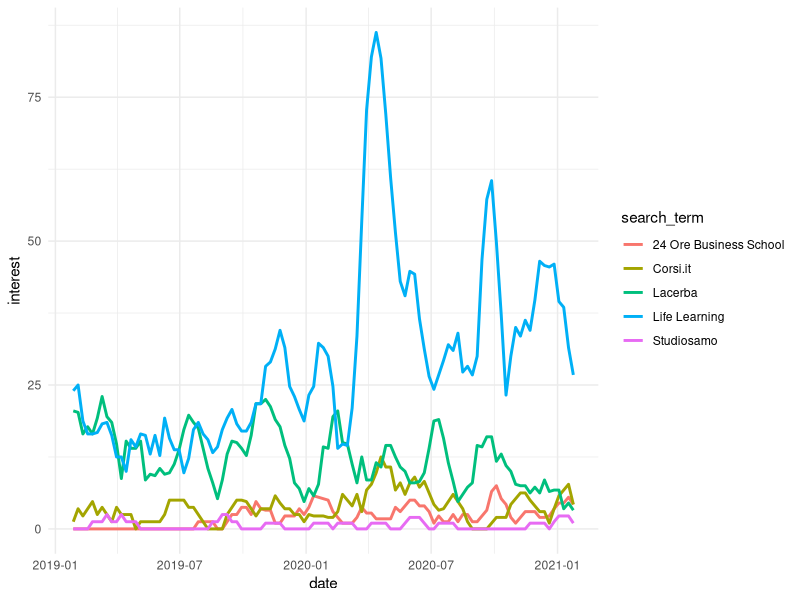

Write R code to recreate this figure. (Note: this script raises an error after producing the figure.)
library(tidyverse)
library(zoo)

trend_1 <- read.csv("Input/trend_1.csv", row.names=NULL)

trend_2 <- read.csv("Input/trend_2.csv", row.names=NULL)

#there is a problem utilizing rolling mean on three weeks because the plot is no more
#in the range zero to one on the interest and this doesn't really make sense

# FIRST PLOT --------------------------------------------------------------

names(trend_1) = c("date", "ORE_BUSINESS_SCHOOL", "LIFE_LEARNING", "LACERBA", "STUDIOSAMO", "CORSI.IT")

# calculating rollmean every four dates aka one month 

trend_1 <- trend_1 %>% mutate(date =  as.Date(date)) %>% 
  mutate(ORE_BUSINESS_SCHOOL= rollmean(ORE_BUSINESS_SCHOOL, 4, fill = NA, align=c("right"))) %>% 
  mutate(LIFE_LEARNING= rollmean(LIFE_LEARNING, 4, fill = NA, align=c("right"))) %>% 
  mutate(LACERBA= rollmean(LACERBA, 4, fill = NA, align=c("right"))) %>% 
  mutate(STUDIOSAMO= rollmean(STUDIOSAMO, 4, fill = NA, align=c("right"))) %>% 
  mutate(CORSI.IT= rollmean(CORSI.IT, 4, fill = NA, align=c("right"))) %>% 
  filter_all(all_vars(!is.na(.)))

# editing dataset to get it in the tidy format 

t1 <- trend_1 %>% 
  select(ORE_BUSINESS_SCHOOL, date) %>% 
  rename(interest = ORE_BUSINESS_SCHOOL) %>% 
  mutate(search_term = "24 Ore Business School")

t2 <- trend_1 %>% 
  select(LIFE_LEARNING, date) %>% 
  rename(interest = LIFE_LEARNING) %>% 
  mutate(search_term = "Life Learning")

t3 <- trend_1 %>% 
  select(LACERBA, date) %>% 
  rename(interest = LACERBA) %>% 
  mutate(search_term = "Lacerba")

t4 <- trend_1 %>% 
  select(STUDIOSAMO, date) %>% 
  rename(interest = STUDIOSAMO) %>% 
  mutate(search_term = "Studiosamo")

t5 <- trend_1 %>% 
  select(CORSI.IT, date) %>% 
  rename(interest = CORSI.IT) %>% 
  mutate(search_term = "Corsi.it")

trend_1 <- bind_rows(t1,t2,t3,t4,t5)

# line plot

ggplot(aes(x = date, y = interest), data = trend_1) +
  geom_line(aes(color = search_term), size = 1) +
  theme_minimal() +
  ggsave("Output/italian_learning_site_gtrend.png",
         width = 10, height = 4, dpi = 300, units = "in", device='png')

# SECOND PLOT --------------------------------------------------------------

names(trend_2) = c("date", "UDEMY", "COURSERA", "LIFE_LEARNING")

# calculating rollmean every four dates aka one month 

trend_2 <- trend_2 %>% mutate(date =  as.Date(date)) %>% 
  mutate(UDEMY= rollmean(UDEMY, 4, fill = NA, align=c("right"))) %>% 
  mutate(COURSERA= rollmean(COURSERA, 4, fill = NA, align=c("right"))) %>% 
  mutate(LIFE_LEARNING= rollmean(LIFE_LEARNING, 4, fill = NA, align=c("right"))) %>% 
  filter_all(all_vars(!is.na(.)))

# editing dataset to get it in the tidy format 

t1 <- trend_2 %>% 
  select(UDEMY, date) %>% 
  rename(interest = UDEMY) %>% 
  mutate(search_term = "Udemy")

t2 <- trend_2 %>% 
  select(COURSERA, date) %>% 
  rename(interest = COURSERA) %>% 
  mutate(search_term = "Coursera")

t3 <- trend_2 %>% 
  select(LIFE_LEARNING, date) %>% 
  rename(interest = LIFE_LEARNING) %>% 
  mutate(search_term = "Life Learning")

trend_2 <- bind_rows(t1,t2,t3)

# line plot

ggplot(aes(x = date, y = interest), data = trend_2) +
  geom_line(aes(color = search_term), size = 1) +
  theme_minimal() +
  ggsave("Output/overall_learning_site_gtrend.png",
         width = 10, height = 4, dpi = 300, units = "in", device='png')
